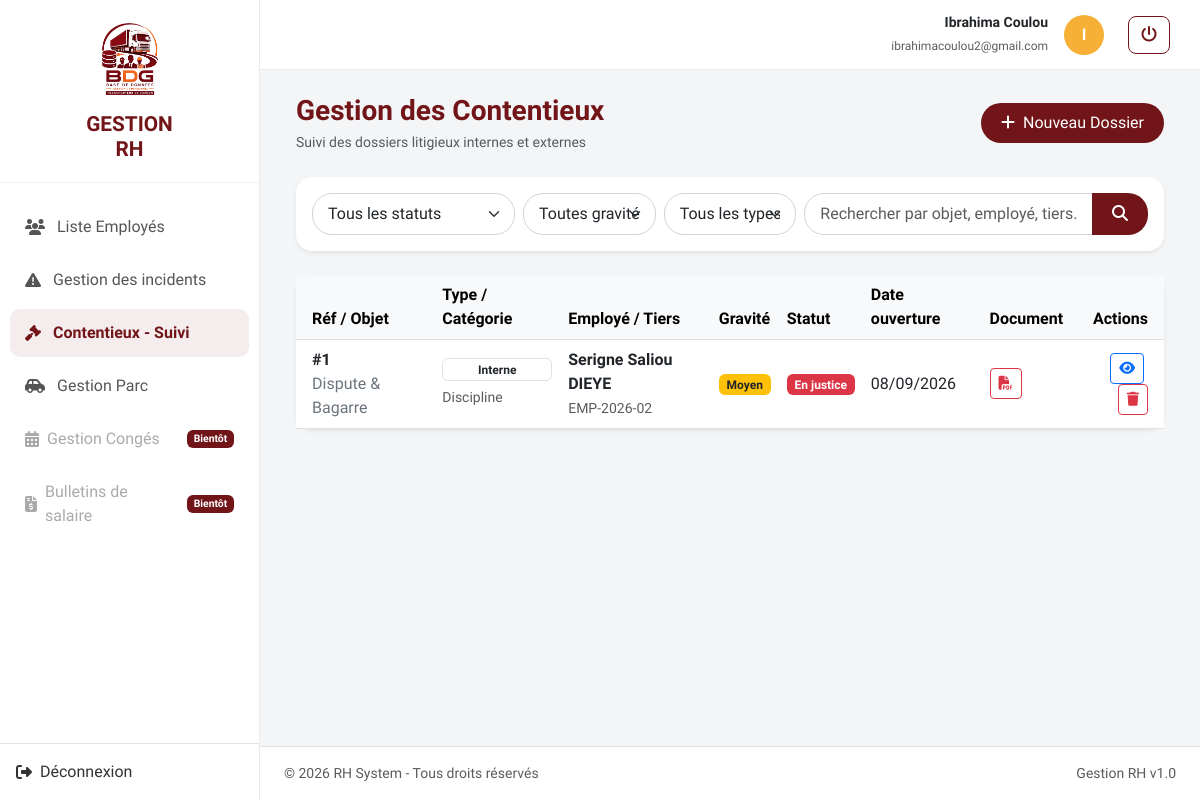
The app's page /gestion_personnel/index.php?action=disputes (signed in) with its own data.
### tables this page shows
CREATE TABLE `disputes` (
  `id` int(11) NOT NULL,
  `employee_id` int(11) DEFAULT NULL,
  `type` enum('Interne','Externe') NOT NULL DEFAULT 'Interne',
  `categorie` varchar(100) NOT NULL,
  `gravite` enum('Faible','Moyen','Élevé','Critique') NOT NULL DEFAULT 'Moyen',
  `objet` varchar(255) NOT NULL,
  `description` text DEFAULT NULL,
  `tiers_impliques` varchar(255) DEFAULT NULL,
  `date_ouverture` date NOT NULL,
  `date_limite_reponse` date DEFAULT NULL,
  `date_cloture` date DEFAULT NULL,
  `statut` enum('En cours','En attente','En justice','Résolu','Classé sans suite') NOT NULL DEFAULT 'En cours',
  `decision` text DEFAULT NULL,
  `impact_financier` decimal(12,2) DEFAULT 0.00,
  `fichier_joint` varchar(255) DEFAULT NULL,
  `created_at` datetime DEFAULT current_timestamp(),
  `updated_at` datetime DEFAULT current_timestamp() ON UPDATE current_timestamp()
);

CREATE TABLE `employees` (
  `id` int(11) NOT NULL,
  `entreprise` varchar(50) NOT NULL DEFAULT 'STC',
  `matricule` varchar(20) NOT NULL,
  `nom` varchar(50) NOT NULL,
  `prenom` varchar(50) NOT NULL,
  `email` varchar(150) DEFAULT NULL,
  `etat_civil` varchar(50) DEFAULT NULL,
  `adresse` varchar(255) DEFAULT NULL,
  `telephone` varchar(50) DEFAULT NULL,
  `cni` varchar(50) DEFAULT NULL,
  `date_embauche` date DEFAULT NULL,
  `type_contrat` enum('CDD','CDI','Stage','Autre') NOT NULL DEFAULT 'CDI',
  `numero_permis` varchar(50) DEFAULT NULL,
  `categories_permis` varchar(50) DEFAULT NULL,
  `date_expiration_permis` date DEFAULT NULL,
  `intitule_poste` varchar(150) DEFAULT NULL,
  `contrat_pdf` varchar(255) DEFAULT NULL,
  `created_at` timestamp NOT NULL DEFAULT current_timestamp()
);

### gestion_personnel/controllers/DisputeController.php (called while the page is built, shortened)
<?php
require_once __DIR__ . '/../models/Dispute.php';
class DisputeController {
    private $disputeModel;
    public function __construct() {
        $database = new Database();
        $pdo = $database->getConnection();
        $this->disputeModel = new Dispute($pdo);
    }
    public function index() {
        $filters = [
            'statut'  => $_GET['statut'] ?? '',
            'gravite' => $_GET['gravite'] ?? '',
            'type'    => $_GET['type'] ?? '',
            'search'  => $_GET['search'] ?? ''
        ];
        $disputes = $this->disputeModel->getAll($filters);
        require_once __DIR__ . '/../views/disputes/index.php';
    }
}

### gestion_personnel/models/Dispute.php (called while the page is built, shortened)
<?php
class Dispute {
    private $pdo;
    public function __construct($pdo = null) {
        if ($pdo instanceof PDO) {
            $this->pdo = $pdo;
        } else {
            require_once __DIR__ . '/../config/database.php';
            $database = new Database();
            $this->pdo = $database->getConnection();
            $this->db = $this->pdo;
        }
    }
    public function getAll($filters = []) {
        $sql = "SELECT d.*, e.nom, e.prenom, e.matricule
                FROM disputes d
                LEFT JOIN employees e ON d.employee_id = e.id
                WHERE 1=1";
        $params = [];
        $sql .= " ORDER BY d.date_ouverture DESC";
        $stmt = $this->pdo->prepare($sql);
        $stmt->execute($params);
        return $stmt->fetchAll(PDO::FETCH_ASSOC);
    }
}

### gestion_personnel/views/disputes/index.php (the view, shortened to what this page needs)
<?php require_once __DIR__ . '/../layout/header.php'; ?>
<div class="container-fluid">
    <div class="d-flex flex-column flex-md-row justify-content-between align-items-md-center mb-4 gap-3">
        <div>
            <h3 class="fw-bold mb-1" style="color: var(--primary-color);">Gestion des Contentieux</h3>
            <p class="text-muted small mb-0">Suivi des dossiers litigieux internes et externes</p>
        </div>
        <div>
            <a href="index.php?action=disputes_create" class="btn btn-custom-primary w-100 w-md-auto">
                <i class="fa-solid fa-plus me-2"></i>Nouveau Dossier
            </a>
        </div>
    </div>
    <div class="card border-0 shadow-sm rounded-4 mb-4">
        <div class="card-body p-3">
            <form method="GET" action="index.php" class="row g-2 align-items-center">
                <div class="col-12 col-md-3">
                    <select name="statut" class="form-select form-select-custom" onchange="this.form.submit()">
                        <option value="">Tous les statuts</option>
                    </select>
                </div>
                <div class="col-12 col-md-2">
                    <select name="gravite" class="form-select form-select-custom" onchange="this.form.submit()">
                        <option value="">Toutes gravités</option>
                    </select>
                </div>
                <div class="col-12 col-md-2">
                    <select name="type" class="form-select form-select-custom" onchange="this.form.submit()">
                        <option value="">Tous les types</option>
                    </select>
                </div>
                <div class="col-12 col-md-5">
                    <div class="input-group">
                        <input type="text" name="search" class="form-control form-control-custom" placeholder="Rechercher par objet, employé, tiers..." value="<?= htmlspecialchars($_GET['search'] ?? '') ?>">
                        <button class="btn btn-custom-primary" type="submit">
                            <i class="fa-solid fa-magnifying-glass"></i>
                        </button>
                    </div>
                </div>
            </form>
        </div>
    </div>
    <div class="card border-0 shadow-sm rounded-4">
        <div class="card-body p-0">
            <div class="table-responsive">
                <table class="table table-hover align-middle mb-0">
                    <thead class="table-light">
                        <tr>
                            <th class="ps-3">Réf / Objet</th>
                            <th>Type / Catégorie</th>
                            <th>Employé / Tiers</th>
                            <th>Gravité</th>
                            <th>Statut</th>
                            <th>Date ouverture</th>
                            <th>Document</th>
                            <th class="text-end pe-3">Actions</th>
                        </tr>
                    </thead>
                    <tbody>
                        <?php if (empty($disputes)): ?>
                            <tr>
                                <td colspan="8" class="text-center py-4 text-muted">
                                    <i class="fa-solid fa-folder-open fs-3 d-block mb-2"></i>
                                    Aucun contentieux trouvé.
                                </td>
                            </tr>
                        <?php else: ?>
                            <?php foreach ($disputes as $d): ?>
                                <tr>
                                    <td class="ps-3 fw-bold">
                                        #<?= $d['id'] ?><br>
                                        <span class="fw-normal text-secondary"><?= htmlspecialchars($d['objet']) ?></span>
                                    </td>
                                    <td>
                                        <span class="badge bg-outline-dark border text-dark mb-1 d-block w-fit">
                                            <?= htmlspecialchars($d['type']) ?>
                                        </span>
                                        <small class="text-muted"><?= htmlspecialchars($d['categorie']) ?></small>
                                    </td>
                                    <td>
                                        <?php if ($d['employee_id']): ?>
                                            <div class="fw-semibold"><?= htmlspecialchars($d['prenom'] . ' ' . $d['nom']) ?></div>
                                            <small class="text-muted"><?= htmlspecialchars($d['matricule']) ?></small>
                                        <?php else: ?>
                                            <span class="text-muted">Hors personnel</span>
                                        <?php endif; ?>
                                    </td>
                                    <td>
                                        <?php
                                            $graviteClass = [
                                                'Faible' => 'bg-info text-dark',
                                                'Moyen' => 'bg-warning text-dark',
                                                'Élevé' => 'bg-danger text-white',
                                                'Critique' => 'bg-dark text-white'
                                            ][$d['gravite']] ?? 'bg-secondary';
                                        ?>
                                        <span class="badge <?= $graviteClass ?>"><?= htmlspecialchars($d['gravite']) ?></span>
                                    </td>
                                    <td>
                                        <?php
                                            $statutClass = [
                                                'En cours' => 'bg-primary',
                                                'En attente' => 'bg-warning text-dark',
                                                'En justice' => 'bg-danger',
                                                'Résolu' => 'bg-success',
                                                'Classé sans suite' => 'bg-secondary'
                                            ][$d['statut']] ?? 'bg-secondary';
                                        ?>
                                        <span class="badge <?= $statutClass ?>"><?= htmlspecialchars($d['statut']) ?></span>
                                    </td>
                                    <td><?= date('d/m/Y', strtotime($d['date_ouverture'])) ?></td>
                                    <td>
                                        <?php if (!empty($d['fichier_joint'])): ?>
                                            <a href="uploads/disputes/<?= urlencode($d['fichier_joint']) ?>" target="_blank" class="btn btn-sm btn-outline-danger" title="Voir le document">
                                                <i class="fa-solid fa-file-pdf"></i>
                                            </a>
                                        <?php else: ?>
                                            <span class="text-muted small">-</span>
                                        <?php endif; ?>
                                    </td>
                                    <td class="text-end pe-3">
                                        <a href="index.php?action=disputes_show&id=<?= $d['id'] ?>" class="btn btn-sm btn-outline-primary me-1" title="Détails du dossier">
                                            <i class="fa-solid fa-eye"></i>
                                        </a>
                                        <button type="button" class="btn btn-sm btn-outline-danger" data-bs-toggle="modal" data-bs-target="#deleteModal<?= $d['id'] ?>" title="Supprimer">
                                            <i class="fa-solid fa-trash"></i>
                                        </button>
                                    </td>
                                </tr>
                            <?php endforeach; ?>
                        <?php endif; ?>
                    </tbody>
                </table>
            </div>
        </div>
    </div>
</div>
<?php require_once __DIR__ . '/../layout/footer.php'; ?>

### gestion_personnel/views/layout/header.php (style rules this page uses)
:root { --primary-color: #721519; --accent-color: #f6b036; --bg-light: #f8f9fa; }
body { font-family: 'Lexend', sans-serif; background-color: #f4f5f7; color: #333; }
.btn-custom-primary { background-color: var(--primary-color); color: #ffffff; border: none; border-radius: 20px; padding: 8px 20px; font-weight: 500; transition: all 0.2s; }
.form-control-custom, .form-select-custom { border-radius: 20px; border: 1px solid #ced4da; padding: 8px 15px; }

### records on screen
disputes: id "1", objet "Dispute & Bagarre", type "Interne", categorie "Discipline", employee.nom "Serigne Saliou DIEYE", employee.matricule "EMP-2026-02", gravite "Moyen", statut "En justice", date_ouverture "08/09/2026"

### other values on screen
$_SESSION['user_nom'] "Ibrahima Coulou"
$_SESSION['user_email'] "ibrahimacoulou2@gmail.com"
substr($_SESSION['user_nom'] ?? 'A', 0, 1) "I"
